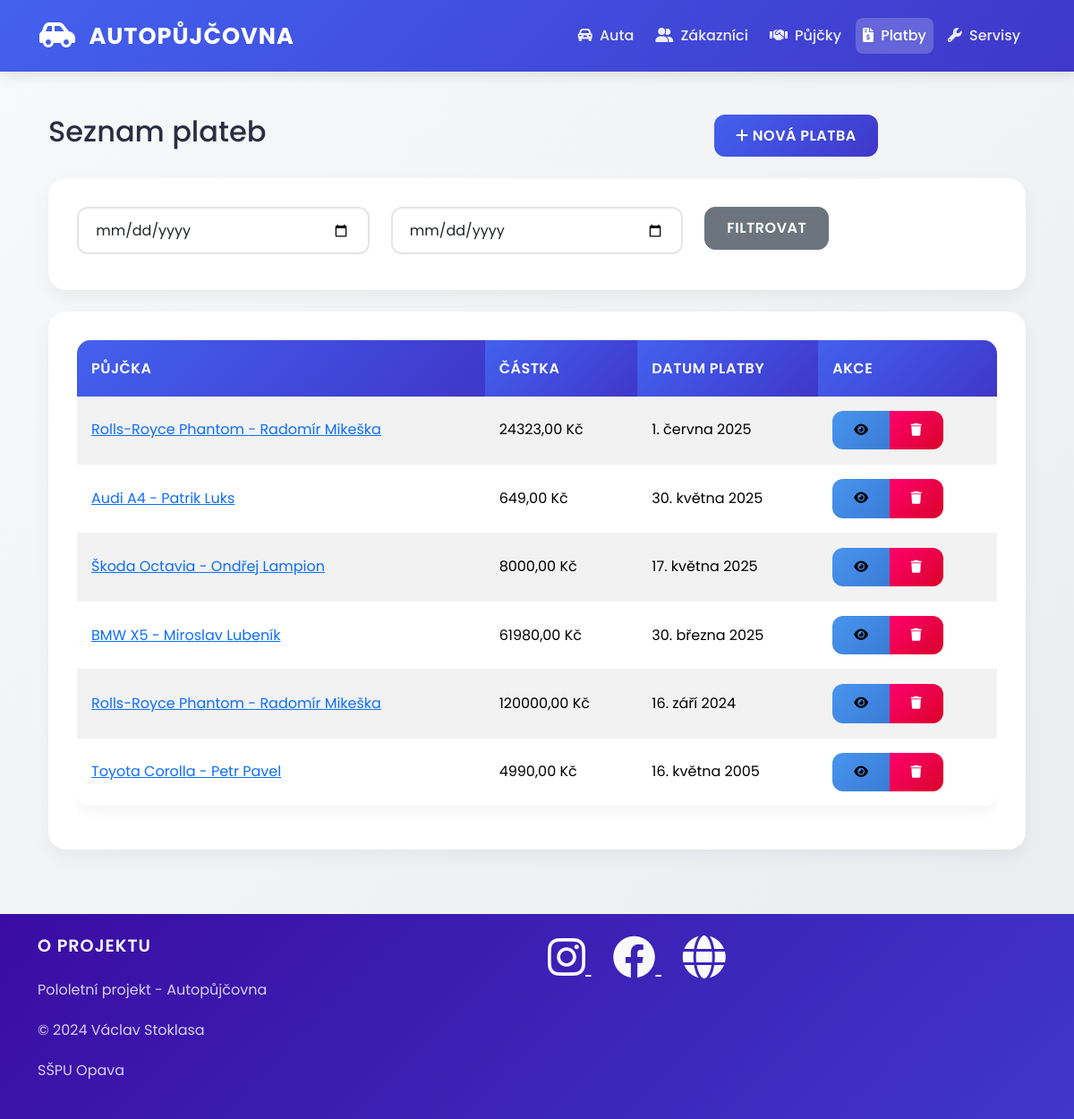
The page /platby/ on the database its author committed.
### auto/models.py (models this page shows, shortened)
class Platba(models.Model):
    datum_platby = models.DateField(verbose_name="Datum platby")
    castka = models.DecimalField(max_digits=9, decimal_places=2, verbose_name="Částka")
    pujcka = models.ForeignKey(Pujcka, on_delete=models.CASCADE, verbose_name="Půjčka")
    class Meta:
        verbose_name = "Platba"
        verbose_name_plural = "Platby"

class Pujcka(models.Model):
    datum_pujceni = models.DateField()
    datum_vraceni = models.DateField(blank=True, null=True)
    zakaznik = models.ForeignKey(Zakaznik, on_delete=models.CASCADE)
    auto = models.ForeignKey(Auto, on_delete=models.CASCADE)
    cena = models.DecimalField(max_digits=10, decimal_places=2)
    class Meta:
        verbose_name = "Pujcka"
        verbose_name_plural = "Pujcky   "

class Auto(models.Model):
    znacka = models.CharField(max_length=45,verbose_name="Značka auta",help_text="Zadejte značku auta")
    model = models.CharField(max_length=45,verbose_name="Model dané značky auta")
    rok_vyroby = models.PositiveIntegerField(blank=True, null=True, validators=[MinValueValidator(1900), MaxValueValidator(2025)],verbose_name='Rok vydání', help_text='Zadejte rok vydání (1900 - 2025)')
    dostupnost = models.BooleanField()
    cena_za_den = models.DecimalField(max_digits=10, decimal_places=2)
    class Meta:
        verbose_name = "Auto"
        verbose_name_plural = "Auta"

class Zakaznik(models.Model):
    jmeno = models.CharField(max_length=45,verbose_name="Jméno zákazníka",help_text="Zadejte křestní jméno",error_messages={'blank': "Jméno autora musí být vyplněno!"})
    prijmeni = models.CharField(max_length=45,verbose_name="Přijmení zakazníka",help_text="Zadejte přijemní",error_messages={'blank':"Přijmení autora musí být vyplněno!"})
    datum_narozeni = models.DateField(blank=True, null=True, verbose_name='Datum narození')
    email = models.CharField(max_length=38,verbose_name="e-mail zákaznika",help_text="Zadejte e-mail")
    telefon = models.CharField(max_length=9)
    class Meta:
        ordering = ['prijmeni', 'jmeno']
        verbose_name = 'Zakazník'
        verbose_name_plural = 'Zákazníci'

### auto/views.py (the view)
# urls.py: path('platby/', views.seznam_plateb, name='seznam_plateb'),
def seznam_plateb(request):
    platby = Platba.objects.all()
    datum_od = request.GET.get('datum_od')
    if datum_od:
        platby = platby.filter(datum_platby__gte=datum_od)
    datum_do = request.GET.get('datum_do')
    if datum_do:
        platby = platby.filter(datum_platby__lte=datum_do)
    context = {
        'nadpis': 'Seznam plateb',
        'platby': platby.order_by('-datum_platby')
    }
    return render(request, 'platby/seznam.html', context)

### auto/templates/platby/seznam.html (shortened to what this page needs)
{% extends "base.html" %}
{% block content %}
<div class="container">
    <div class="row mb-4">
        <div class="col-md-8">
            <h2>Seznam plateb</h2>
        </div>
        <div class="col-md-4 text-right">
            <a href="{% url 'pridat_platbu' %}" class="btn btn-primary">
                <i class="fas fa-plus"></i> Nová platba
            </a>
        </div>
    </div>
    <div class="card mb-4">
        <div class="card-body">
            <form method="get" class="row">
                <div class="col-md-4 mb-2">
                    <input type="date" name="datum_od" class="form-control" placeholder="Datum od" value="{{ request.GET.datum_od }}">
                </div>
                <div class="col-md-4 mb-2">
                    <input type="date" name="datum_do" class="form-control" placeholder="Datum do" value="{{ request.GET.datum_do }}">
                </div>
                <div class="col-md-4 mb-2">
                    <button type="submit" class="btn btn-secondary btn-block">Filtrovat</button>
                </div>
            </form>
        </div>
    </div>
    <div class="card">
        <div class="card-body">
            <div class="table-responsive">
                <table class="table table-striped">
                    <thead>
                        <tr>
                            <th>Půjčka</th>
                            <th>Částka</th>
                            <th>Datum platby</th>
                            <th>Akce</th>
                        </tr>
                    </thead>
                    <tbody>
                        {% for platba in platby %}
                        <tr>
                            <td>
                                <a href="{% url 'detail_pujcky' platba.pujcka.pk %}">
                                    {{ platba.pujcka.auto.znacka }} {{ platba.pujcka.auto.model }} -
                                    {{ platba.pujcka.zakaznik.jmeno }} {{ platba.pujcka.zakaznik.prijmeni }}
                                </a>
                            </td>
                            <td>{{ platba.castka }} Kč</td>
                            <td>{{ platba.datum_platby }}</td>
                            <td>
                                <div class="btn-group">
                                    <a href="{% url 'detail_platby' platba.pk %}" class="btn btn-sm btn-info">
                                        <i class="fas fa-eye"></i>
                                    </a>
                                    <button type="button" class="btn btn-sm btn-danger" data-toggle="modal" data-target="#smazatPlatbu{{ platba.pk }}">
                                        <i class="fas fa-trash"></i>
                                    </button>
                                </div>
                            </td>
                        </tr>
                        {% empty %}
                        <tr>
                            <td colspan="4" class="text-center">Žádné platby k zobrazení</td>
                        </tr>
                        {% endfor %}
                    </tbody>
                </table>
            </div>
        </div>
    </div>
</div>
{% endblock %}

### static/css/style.css (style rules this page uses)
:root { --primary-color: #4361ee; --secondary-color: #3f37c9; --success-color: #4cc9f0; --info-color: #4895ef; --warning-color: #f72585; --danger-color: #ff006e; --dark-color: #3a0ca3; --light-color: #f8f9fa; --gray-color: #b5b5b5; }
body { font-family: 'Poppins', sans-serif; background: linear-gradient(135deg, #f8f9fa 0%, #e9ecef 100%); color: #2b2d42; min-height: 100vh; }
.card { border: none; border-radius: 20px; box-shadow: 0 8px 20px rgba(0, 0, 0, 0.05); transition: all 0.3s ease; background: white; overflow: hidden; }
.card-body { padding: 2rem; }
.btn { border-radius: 12px; padding: 0.7rem 1.5rem; font-weight: 600; text-transform: uppercase; letter-spacing: 0.5px; transition: all 0.3s ease; position: relative; overflow: hidden; }
.btn::after { content: ''; position: absolute; top: 0; left: 0; width: 100%; height: 100%; background: linear-gradient(rgba(255,255,255,0.2), transparent); opacity: 0; transition: opacity 0.3s ease; }
.btn-primary { background: linear-gradient(135deg, var(--primary-color) 0%, var(--secondary-color) 100%); border: none; }
.btn-info { background: linear-gradient(135deg, var(--info-color) 0%, #3a7bd5 100%); border: none; }
.btn-danger { background: linear-gradient(135deg, var(--danger-color) 0%, #d90429 100%); border: none; }
.table { background: white; border-radius: 15px; overflow: hidden; box-shadow: 0 5px 15px rgba(0, 0, 0, 0.05); }
.table thead th { background: linear-gradient(135deg, var(--primary-color) 0%, var(--secondary-color) 100%); color: white; font-weight: 600; text-transform: uppercase; letter-spacing: 0.5px; padding: 1.2rem 1rem; border: none; }
.table tbody td { padding: 1rem; vertical-align: middle; border-bottom: 1px solid rgba(0, 0, 0, 0.05); }
.table-striped tbody tr:nth-of-type(odd) { background-color: rgba(67, 97, 238, 0.05); }
.form-control { border-radius: 12px; border: 2px solid rgba(0, 0, 0, 0.1); padding: 0.8rem 1.2rem; font-size: 1rem; transition: all 0.3s ease; }

### rows shown on the page
Platba: pujcka.auto.znacka "Rolls-Royce", pujcka.auto.model "Phantom", pujcka.zakaznik.jmeno "Radomír", pujcka.zakaznik.prijmeni "Mikeška", castka "24323,00", datum_platby "1. června 2025"
Platba: pujcka.auto.znacka "Audi", pujcka.auto.model "A4", pujcka.zakaznik.jmeno "Patrik", pujcka.zakaznik.prijmeni "Luks", castka "649,00", datum_platby "30. května 2025"
Platba: pujcka.auto.znacka "Škoda", pujcka.auto.model "Octavia", pujcka.zakaznik.jmeno "Ondřej", pujcka.zakaznik.prijmeni "Lampion", castka "8000,00", datum_platby "17. května 2025"
Platba: pujcka.auto.znacka "BMW", pujcka.auto.model "X5", pujcka.zakaznik.jmeno "Miroslav", pujcka.zakaznik.prijmeni "Lubeník", castka "61980,00", datum_platby "30. března 2025"
Platba: pujcka.auto.znacka "Rolls-Royce", pujcka.auto.model "Phantom", pujcka.zakaznik.jmeno "Radomír", pujcka.zakaznik.prijmeni "Mikeška", castka "120000,00", datum_platby "16. září 2024"
Platba: pujcka.auto.znacka "Toyota", pujcka.auto.model "Corolla", pujcka.zakaznik.jmeno "Petr", pujcka.zakaznik.prijmeni "Pavel", castka "4990,00", datum_platby "16. května 2005"
